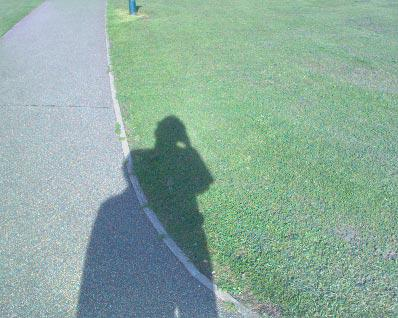
#> input picture shadow.jpg, 398 x 318 px
$ python gabor_filter.py   (older library calls are emulated)
#> lines starting #> are read from the running program, lines starting #| are printed output that depends on the picture
import numpy as np
import cv2

# cv2.getGaborKernel(ksize, sigma, theta, lambda, gamma, psi, ktype)
# ksize - size of gabor filter (n, n)
# sigma - standard deviation of the gaussian function
# theta - orientation of the normal to the parallel stripes
# lambda - wavelength of the sunusoidal factor
# gamma - spatial aspect ratio
# psi - phase offset
# ktype - type and range of values that each pixel in the gabor kernel can hold

img = cv2.imread('shadow.jpg')
#> img is the input picture: shape (318, 398, 3); mean B, G, R 158.1, 171.2, 140.8
#img = cv2.cvtColor(img, cv2.COLOR_BGR2GRAY)

feature_vector = []
kernel_vector = []
scales = 4
orientation = 6

for s in range(scales):
    for o in range(orientation):
        g_kernel = cv2.getGaborKernel((21, 21), (4.0+s*2), (np.pi*o)/6, 10.0, 0.5, 0, ktype=cv2.CV_32F)
        filtered_img = cv2.filter2D(img, cv2.CV_8UC3, g_kernel)
        kernel_vector.append(g_kernel)
        feature_vector.append(filtered_img)
#> after the loop, feature_vector = 24 items; kernel_vector = 24 items

print(filtered_img.shape)
cv2.imshow('image', img)
cv2.imshow('filtered image', filtered_img)
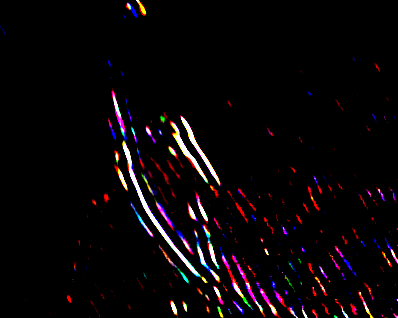
#> window 'filtered image': shape (318, 398, 3); mean B, G, R 7.5, 5.7, 9.7
cv2.waitKey(0)
cv2.destroyAllWindows()
